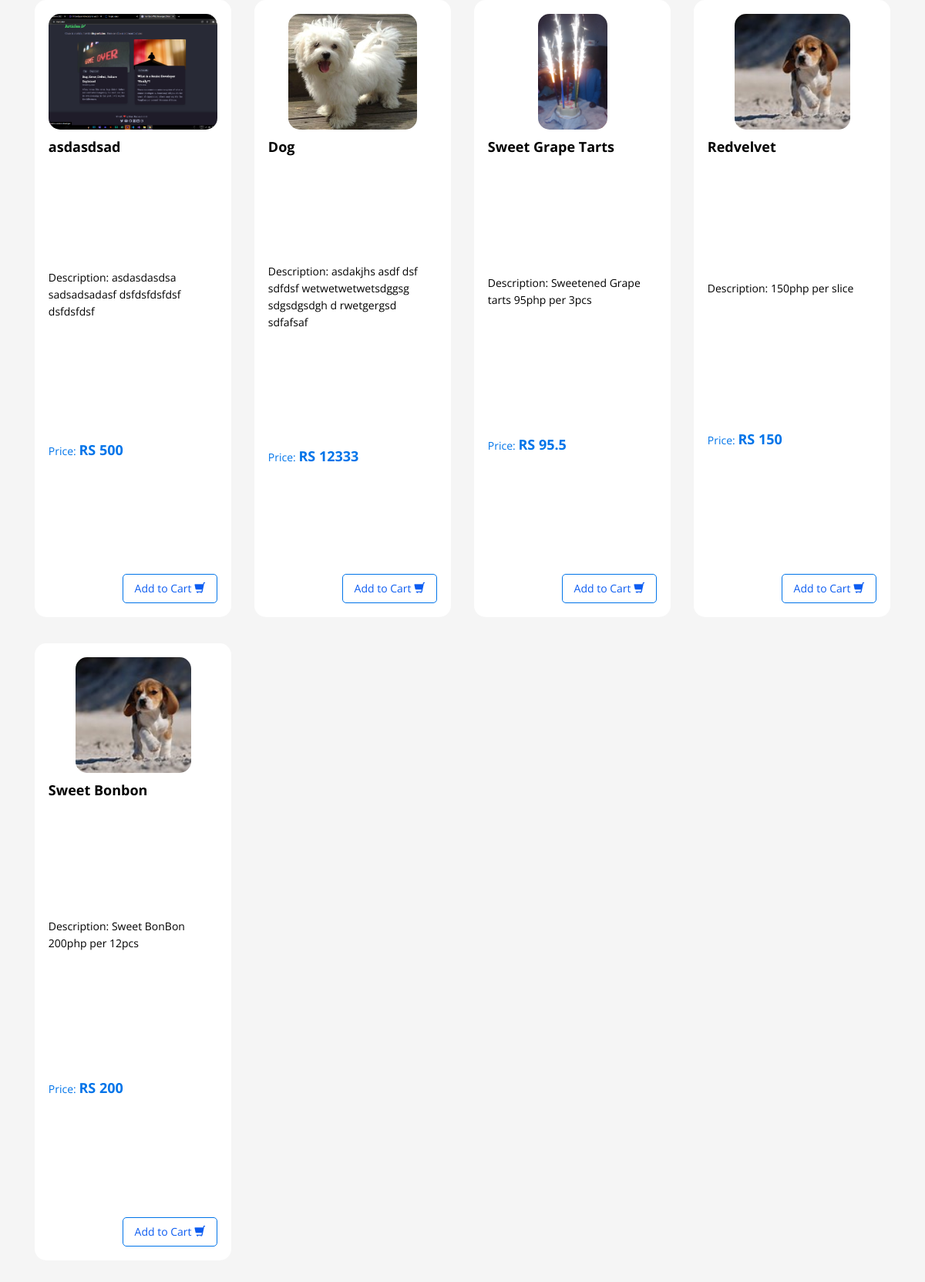
Screenshot of /availableframe.php with the database file from the repository.
### tables this page shows
CREATE TABLE IF NOT EXISTS `tblcnp` (
  `id` int(11) NOT NULL AUTO_INCREMENT,
  `name` varchar(50) DEFAULT NULL,
  `prize` float DEFAULT NULL,
  `description` varchar(250) DEFAULT NULL,
  `image` varchar(250) DEFAULT NULL,
  `status` varchar(50) DEFAULT NULL,
  PRIMARY KEY (`id`)
);

### availableframe.php (the view, shortened to what this page needs)
    <link href="css/bootstrap.css" rel="stylesheet">
    <link href="css/bootstrap.min.css" rel="stylesheet">
    <link href="css/font-awesome.min.css" rel="stylesheet">
    <link href="css/animate.min.css" rel="stylesheet">
    <link href="css/prettyPhoto.css" rel="stylesheet">
    <link href="css/main.css" rel="stylesheet">
    <link href="css/responsive.css" rel="stylesheet">
    <div class="container">
         <?php include('includes/dbconn.php');
        $sql = "SELECT * FROM tblcnp WHERE status = 'available' order by id desc" or die (mysqli_error($con));
        $result=mysqli_query($con, $sql) or die (mysqli_error($con));
        if(mysqli_num_rows($result)>=0){
          while($row = mysqli_fetch_assoc($result)){
            $id = $row['id'];
        ?>
        <div class="col-lg-3 col-md-3 col-sm-12 mb-3">
          <div class="pcard flex frow">
            <div class="images">
                <img src="<?php echo $row['image']?>" alt="<?php echo $row['name'];?>">
            </div>
            <div class="product">
              <b class="mv-3"><?php echo $row['name'];?></b>
                <p>Description: <?php echo $row['description'];?></p>
                <span class="price mv-3 txtaccent">Price: <b id="p1Price"> RS <?php echo $row['prize'];?></b></span>
                <div class="buttons flex" style="display:flex;justify-items:right;">
                  <button class="add btnoutline cartbtn wow fadeInDown" name="order" type="button"data-toggle="modal" data-target="#orderModal<?php echo $id;?>">Add to Cart <i class="glyphicon glyphicon-shopping-cart"></i></button>
                </div>
            </div>
          </div>
        </div>
 <?php }
 }
 else {echo '<strong style="color:red">No availables data in server</strong>'; }
 ?>
</div>

### availableframe.php (style rules this page uses)
.pcard { padding: 7%; position: relative; overflow: hidden; flex-direction: column; justify-content: space-between; background: #fff; height: 100%; display:flex; border-radius: 15px; }
.pcard .images img { border-radius: 15px; overflow: hidden; height: 150px; }
.pcard .images { display: grid; border-radius: 15px; overflow: hidden; flex: 1; max-height: 150px; margin-bottom: 2%; place-items: center; overflow: hidden; }
.pcard b { font-size: 18px; }
.product { flex:1; display: flex; flex-direction: column; justify-content: space-between; }
.mv-3 { margin-top: 3%; margin-bottom: 3%; }
.txtaccent { color: #0074e9; }
.pcard .buttons { justify-content: right; }
.btnoutline { color: rgb(12, 92, 241); border: 1px solid rgb(0, 116, 233); }
button { padding: 7px 15px; border-radius: 5px; outline: 0; border: 0; opacity: 0.8; background: #fff; transition: 0.5s ease; }
.mb-3 { margin-bottom:3%; }

### rows the page displays
tblcnp: image (picture), name "asdasdsad", description "asdasdasdsa sadsadsadasf dsfdsfdsfdsf dsfdsfdsf", prize "500"
tblcnp: image (picture), name "Dog", description "asdakjhs asdf dsf sdfdsf wetwetwetwetsdggsg sdgsdgsdgh d rwetgergsd sdfafsaf", prize "12333"
tblcnp: image (picture), name "Sweet Grape Tarts", description "Sweetened Grape tarts 95php per 3pcs", prize "95.5"
tblcnp: image (picture), name "Redvelvet", description "150php per slice", prize "150"
tblcnp: image (picture), name "Sweet Bonbon", description "Sweet BonBon 200php per 12pcs", prize "200"
